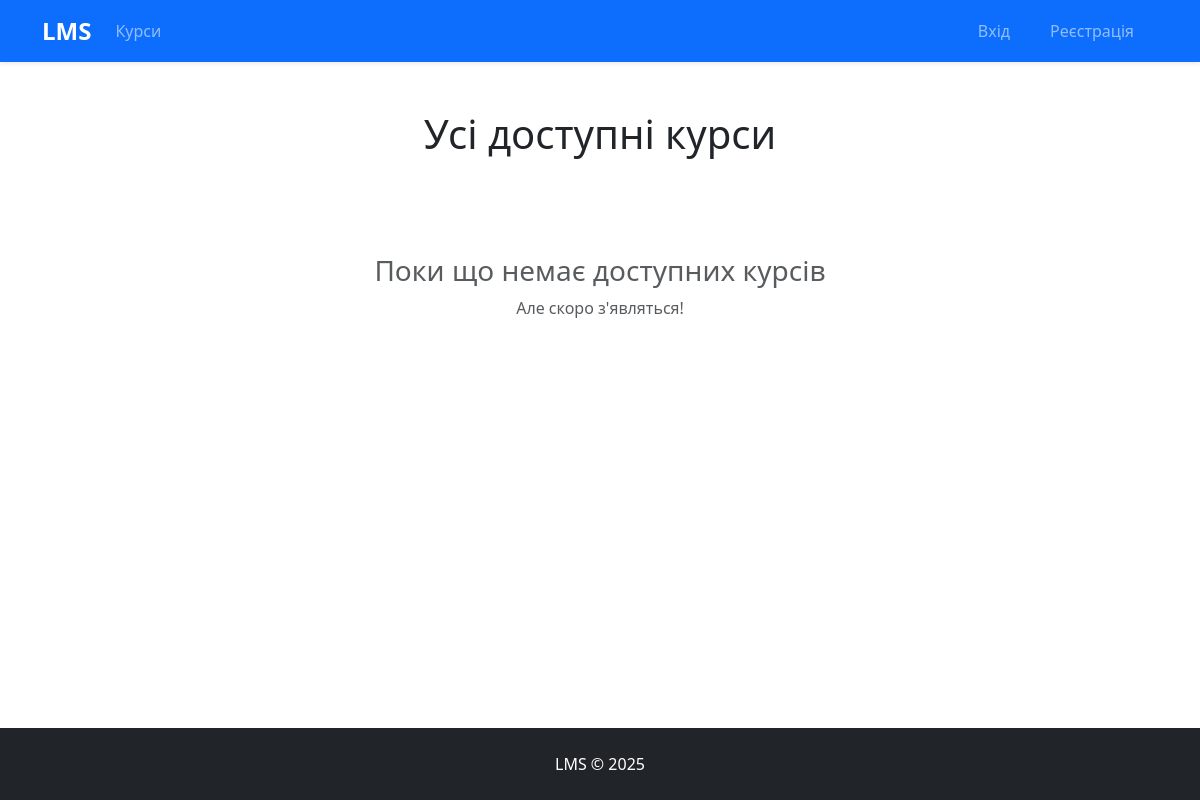
The app's page /courses/, older data.
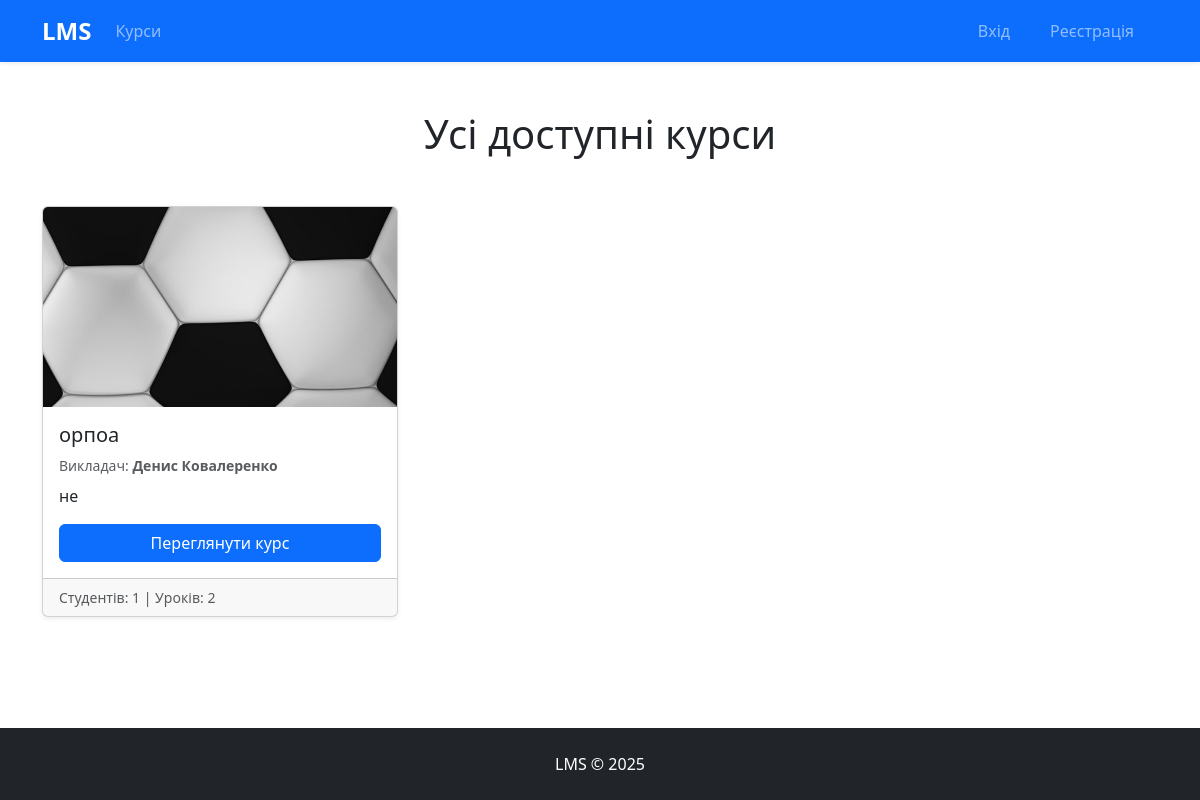
The same page, newer data.
### courses/models.py (models this page shows, shortened)
class Course(models.Model):
    title = models.CharField(max_length=200)
    description = models.TextField()
    image = models.ImageField(upload_to='courses/', blank=True, null=True)
    created_at = models.DateTimeField(auto_now_add=True)
    updated_at = models.DateTimeField(auto_now=True)
    teacher = models.ForeignKey(User, on_delete=models.SET_NULL, null=True, related_name='teaching_courses')
    students = models.ManyToManyField(User, related_name='enrolled_courses', blank=True)

### accounts/models.py (models this page shows)
class User(AbstractUser):
    ROLE_CHOICES = (
        ('student', 'Студент'),
        ('teacher', 'Викладач'),
        ('admin', 'Адміністратор'),
    )
    role = models.CharField(max_length=10, choices=ROLE_CHOICES, default='student')
    avatar = models.ImageField(upload_to='avatars/', blank=True, null=True)
    phone = models.CharField(max_length=20, blank=True)
    bio = models.TextField(blank=True)

### courses/views.py (the view)
# urls.py: path('courses/', views.CourseListView.as_view(), name='course_list'),
class CourseListView(ListView):
    model = Course
    template_name = 'courses/course_list.html'
    context_object_name = 'courses'
    paginate_by = 9
    def get_queryset(self):
        return Course.objects.order_by('-created_at')

### courses/templates/courses/course_list.html (shortened to what this page needs)
{% extends 'base.html' %}
{% load static %}
{% block content %}
<div class="container my-5">
    <h1 class="mb-5 text-center">Усі доступні курси</h1>
    {% if courses.exists %}
        <div class="row row-cols-1 row-cols-md-2 row-cols-lg-3 g-4">
            {% for course in courses %}
            <div class="col">
                <div class="card h-100 shadow-sm hover-shadow transition">
                    {% if course.image %}
                        <img src="{{ course.image.url }}" class="card-img-top" style="height: 200px; object-fit: cover;">
                    {% else %}
                        <div class="bg-light border-bottom d-flex align-items-center justify-content-center" style="height: 200px;">
                            <span class="text-muted fs-3">Без зображення</span>
                        </div>
                    {% endif %}
                    <div class="card-body d-flex flex-column">
                        <h5 class="card-title">{{ course.title }}</h5>
                        <p class="text-muted small mb-2">
                            Викладач: <strong>{{ course.teacher.get_full_name|default:course.teacher.username }}</strong>
                        </p>
                        <p class="card-text flex-grow-1">
                            {{ course.description|truncatewords:20 }}
                        </p>
                        <div class="mt-auto">
                            <a href="{% url 'courses:course_detail' course.pk %}" class="btn btn-primary w-100">
                                Переглянути курс
                            </a>
                        </div>
                    </div>
                    <div class="card-footer text-muted small">
                        Студентів: {{ course.students.count }} | Уроків: {{ course.lessons.count }}
                    </div>
                </div>
            </div>
            {% endfor %}
        </div>
    {% else %}
        <div class="text-center py-5">
            <h3 class="text-muted">Поки що немає доступних курсів</h3>
            <p class="text-muted">Але скоро з'являться!</p>
        </div>
    {% endif %}
</div>
{% endblock %}

### templates/base.html (shortened to what this page needs)
{% load static %}
<!DOCTYPE html>
<html lang="uk">
<head>
    <link href="https://cdn.jsdelivr.net/npm/bootstrap@5.3.3/dist/css/bootstrap.min.css" rel="stylesheet">
</head>
<body class="d-flex flex-column min-vh-100">
    {% include 'includes/navbar.html' %}
    <main class="flex-grow-1">
        {% block content %}
        {% endblock %}
    </main>
    {% include 'includes/footer.html' %}
</body>
</html>

### courses/templates/includes/navbar.html (shortened to what this page needs)
<nav class="navbar navbar-expand-lg navbar-dark bg-primary shadow-sm">
    <div class="container">
        <a class="navbar-brand fw-bold fs-4" href="{% url 'courses:home' %}">LMS</a>
        <div class="collapse navbar-collapse" id="navbarNav">
            <ul class="navbar-nav me-auto">
                <li class="nav-item">
                    <a class="nav-link" href="{% url 'courses:course_list' %}">Курси</a>
                </li>
            </ul>
            <ul class="navbar-nav ms-auto">
                {% if user.is_authenticated %}
                <liਨ class="nav-item dropdown">
                    <a class="nav-link dropdown-toggle" href="#" role="button" data-bs-toggle="dropdown">
                        <strong>{{ user.get_full_name|default:user.username }}</strong>
                        {% if user.role == 'student' %} (Студент)
                        {% elif user.role == 'teacher' %} (Викладач)
                        {% elif user.is_staff %} (Адмін)
                        {% endif %}
                    </a>
                    <ul class="dropdown-menu dropdown-menu-end">
                        <li><a class="dropdown-item" href="{% url 'accounts:profile' %}">
                            Профіль
                        </a></li>
                        <li><a class="dropdown-item" href="{% url 'lessons:my_courses' %}">
                            Мої курси
                        </a></li>
                        <li><hr class="dropdown-divider"></li>
                        <li><a class="dropdown-item text-danger" href="{% url 'accounts:logout' %}">
                            Вийти
                        </a></li>
                    </ul>
                </li>
                {% else %}
                <li class="nav-item">
                    <a class="nav-link" href="{% url 'accounts:login' %}">Вхід</a>
                </li>
                <li class="nav-item">
                    <a class="nav-link btn btn-outline-light ms-2 px-4" href="{% url 'accounts:register' %}">
                        Реєстрація
                    </a>
                </li>
                {% endif %}
            </ul>
        </div>
    </div>
</nav>

### courses/templates/includes/footer.html (shortened to what this page needs)
<footer class="bg-dark text-white py-4 mt-auto">
    <div class="container text-center">
        <p class="mb-0">LMS © 2025</p>
    </div>
</footer>

### courses/templates/courses/course_list.html (style rules this page uses)
.hover-shadow { transition: all 0.3s; }
.transition { transition: all 0.3s ease; }

Row changes from the older to the newer data that the page shows:
added Course: image (picture), title "орпоа", teacher.get_full_name "Денис Ковалеренко", description "не", students.count "1", lessons.count "2"
Text that changed along with them:
text no longer shown: "Поки що немає доступних курсів Але скоро з'являться!"
